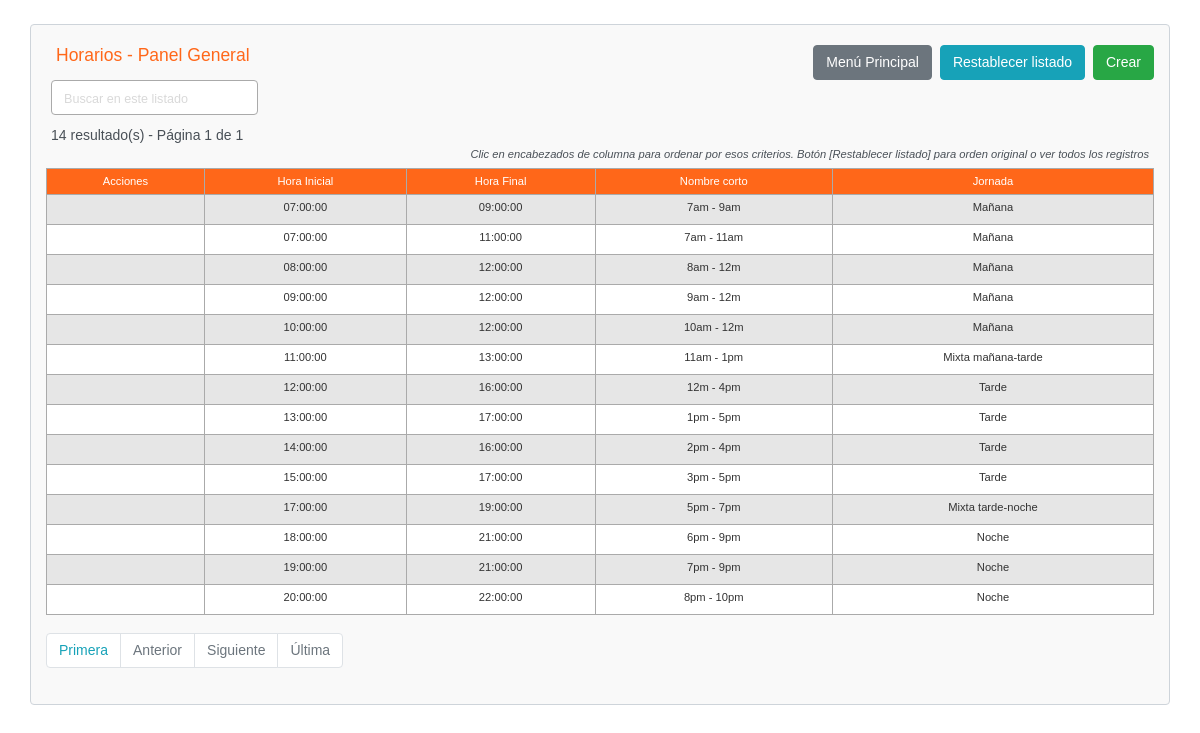
The page /app/horarios/horarios-index.php on the database its author committed.
### tables this page shows
CREATE TABLE `horarios` (
  `idHorario` int(11) NOT NULL,
  `nombreCorto` varchar(50) DEFAULT NULL,
  `horaInicial` time DEFAULT NULL,
  `horaFinal` time DEFAULT NULL,
  `jornada` tinyint(1) DEFAULT -1,
  `estado` tinyint(4) DEFAULT 1,
  `auditoria` datetime DEFAULT current_timestamp() ON UPDATE current_timestamp()
);

### app/core/config.php (called while the page is built, shortened)
<?php
$no_of_records_per_page = 15;
?>

### app/horarios/horarios-index.php (the view, shortened to what this page needs)
<!DOCTYPE html>
<html lang="es">
<head>
    <link rel="stylesheet" href="../css/bootstrap-4.5.3.min.css" rel="stylesheet">
    <link rel="stylesheet" href="../css/estilos.css" />
</head>
<body>
    <section class="pt-4">
        <div class="container-fluid index">
            <div class="row">
                <div class="col-md-12">
                    <div class="page-header clearfix">
                        <h2 class="float-left">Horarios - Panel General</h2>
                        <a href="horarios-create.php" class="btn btn-success float-right">Crear</a>
                        <a href="horarios-index.php" class="btn btn-info float-right mr-2">Restablecer listado</a>
                        <a href="../core/menu.php" class="btn btn-secondary float-right mr-2">Menú Principal</a>
                    </div>
                    <div class="form-row">
                        <form action="horarios-index.php" method="get">
                        <div class="col">
                          <input type="text" class="form-control" placeholder="Buscar en este listado" name="search">
                        </div>
                        </form>
                    </div>
                    <?php
                    require_once "../core/config.php";
                    $domain     = $_SERVER['HTTP_HOST'];
                    $script   = $_SERVER['SCRIPT_NAME'];
                    $parameters   = $_SERVER['QUERY_STRING'];
                    $protocol=strpos(strtolower($_SERVER['SERVER_PROTOCOL']),'https')
                                === FALSE ? 'http' : 'https';
                    $currenturl = $protocol . '://' . $domain. $script . '?' . $parameters;
                    if (isset($_GET['pageno'])) {
                        $pageno = $_GET['pageno'];
                    } else {
                        $pageno = 1;
                    }
                    $offset = ($pageno-1) * $no_of_records_per_page;
                    $total_pages_sql = "SELECT COUNT(*) FROM horarios";
                    $resultMSQLI = mysqli_query($linkMYSQLI,$total_pages_sql);
                    $total_rows = mysqli_fetch_array($resultMSQLI)[0];
                    $total_pages = ceil($total_rows / $no_of_records_per_page);
                    $order = 'idHorario';
                    $sortBy = array('asc', 'desc'); $sort = 'asc';
                    $sql = "SELECT * FROM horarios ORDER BY $order $sort LIMIT $offset, $no_of_records_per_page";
                    $count_pages = "SELECT * FROM horarios";
                    if(!empty($_GET['search'])) {
                        $search = ($_GET['search']);
                        $sql = "SELECT * FROM horarios
                            WHERE CONCAT (idHorario,horaInicial,horaFinal,nombreCorto,estado,auditoria)
                            LIKE '%$search%'
                            ORDER BY $order $sort
                            LIMIT $offset, $no_of_records_per_page";
                        $count_pages = "SELECT * FROM horarios
                            WHERE CONCAT (idHorario,horaInicial,horaFinal,nombreCorto,estado,auditoria)
                            LIKE '%$search%'
                            ORDER BY $order $sort";
                    }
                    else {
                        $search = "";
                    }
                    if($resultMSQLI = mysqli_query($linkMYSQLI, $sql)){
                        if(mysqli_num_rows($resultMSQLI) > 0){
                            if ($result_count = mysqli_query($linkMYSQLI, $count_pages)) {
                               $total_pages = ceil(mysqli_num_rows($result_count) / $no_of_records_per_page);
                           }
                            $number_of_results = mysqli_num_rows($result_count);
                            echo "<div class='cantidad-paginas'>" . $number_of_results . " resultado(s) - Página " . $pageno . " de " . $total_pages . "</div>";
                            echo "<p class='tip-columnas-index'>Clic en encabezados de columna para ordenar por esos criterios. Botón [Restablecer listado] para orden original o ver todos los registros</p>";
                            echo "<div class='seccion-tabla-scroll-horizontal'>";
                            echo "<table class='estilo-tabla-index table table-bordered table-striped'>";
                                echo "<thead>";
                                    echo "<tr>";
                                        echo "<th class='estilo-acciones'>Acciones</th>";
										echo "<th><a href=?search=$search&sort=&order=horaInicial&sort=$sort>Hora Inicial</th>";
										echo "<th><a href=?search=$search&sort=&order=horaFinal&sort=$sort>Hora Final</th>";
										echo "<th><a href=?search=$search&sort=&order=nombreCorto&sort=$sort>Nombre corto</th>";
                                        echo "<th><a href=?search=$search&sort=&order=jornada&sort=$sort>Jornada</th>";
                                    echo "</tr>";
                                echo "</thead>";
                                echo "<tbody>";
                                while($row = mysqli_fetch_array($resultMSQLI)){
                                    echo "<tr>";
                                    echo "<td class='centrar-columna'>";
                                        echo "<a href='horarios-read.php?idHorario=". $row['idHorario'] ."'><i class='far fa-eye'></i></a>";
                                        echo "<a href='horarios-update.php?idHorario=". $row['idHorario'] ."'><i class='far fa-edit'></i></a>";
                                        echo "<a href='horarios-delete.php?idHorario=". $row['idHorario'] ."'><i class='far fa-trash-alt'></i></a>";
                                    echo "</td>";
                                    echo "<td class='centrar-columna'>" . $row['horaInicial'] . "</td>";
                                    echo "<td class='centrar-columna'>" . $row['horaFinal'] . "</td>";
                                    echo "<td class='centrar-columna'>" . $row['nombreCorto'] . "</td>";
                                    echo "<td class='centrar-columna'>";
                                        if ($row['jornada'] == 1) { echo 'Mañana'; }
                                        else if ($row['jornada'] == 2) { echo 'Tarde'; }
                                        else if ($row['jornada'] == 3) { echo 'Noche'; }
                                        else if ($row['jornada'] == 4) { echo 'Mixta mañana-tarde'; }
                                        else if ($row['jornada'] == 5) { echo 'Mixta tarde-noche'; }
                                        else if ($row['jornada'] == 6) { echo 'Completa'; }
                                        else if ($row['jornada'] == -1) { echo 'Sin asignar'; }
                                        else { echo 'Sin asignar'; }
                                echo "</tr>";
                                }
                                echo "</tbody>";
                            echo "</table>";
                            echo "</div>";
?>
                                <ul class="pagination" align-right>
                                <?php
                                    $new_url = preg_replace('/&?pageno=[^&]*/', '', $currenturl);
                                 ?>
                                    <li class="page-item"><a class="page-link" href="<?php echo $new_url .'&pageno=1' ?>">Primera</a></li>
                                    <li class="page-item <?php if($pageno <= 1){ echo 'disabled'; } ?>">
                                        <a class="page-link" href="<?php if($pageno <= 1){ echo '#'; } else { echo $new_url ."&pageno=".($pageno - 1); } ?>">Anterior</a>
                                    </li>
                                    <li class="page-item <?php if($pageno >= $total_pages){ echo 'disabled'; } ?>">
                                        <a class="page-link" href="<?php if($pageno >= $total_pages){ echo '#'; } else { echo $new_url . "&pageno=".($pageno + 1); } ?>">Siguiente</a>
                                    </li>
                                    <li class="page-item <?php if($pageno >= $total_pages){ echo 'disabled'; } ?>">
                                        <a class="page-item"><a class="page-link" href="<?php echo $new_url .'&pageno=' . $total_pages; ?>">Última</a>
                                    </li>
                                </ul>
<?php
                        } else{
                            echo "<p class='lead sin-registros'><em>No se encontraron coincidencias.</em></p>";
                        }
                    } else{
                        echo "ERROR: No fue posible ejecutar $sql. " . mysqli_error($linkMYSQLI);
                    }
                    ?>
                </div>
            </div>
        </div>
    </section>
</body>
</html>

### app/css/estilos.css (style rules this page uses)
body { background-color: white; margin: 0; font-family: "Muli", sans-serif; font-size: 14px; color: #495057; }
table.estilo-tabla-index { border: 1px solid #aaaaaa; background-color: #f2f2f2; width: 100%; text-align: left; border-collapse: collapse; margin-bottom: 3px; }
table.estilo-tabla-index td, table.estilo-tabla-index th { border: 1px solid #aaaaaa; padding: 4px 3px; }
table.estilo-tabla-index tbody td { font-size: 0.8em; color: #333333; }
table.estilo-tabla-index tr:nth-child(even) { background: #ffffff; }
table.estilo-tabla-index thead { background: #ff6719; border-bottom: 0px solid #444444; }
table.estilo-tabla-index thead th { font-size: 0.8em; font-weight: normal; color: #ffffff; text-align: center; border-left: 0px solid #aaaaaa; }
table.estilo-tabla-index thead th:first-child { border-left: none; }
table.estilo-tabla-index thead a { padding: 2px 2px; color: #ffffff; text-decoration: none; }
.page-header h2 { margin-top: 0; }
.estilo-acciones { color: #000000; text-decoration: none; }
input[name="search"]::placeholder { opacity: 1; color: #d9d9d9; font-size: 0.9em; }
input.form-control, input.solo-lectura { background-color: #FFFFEE; border-color: #AAAAAA; }
input[name="search"] { background-color: #FFFFFF; }
.btn { font-size: 1em; }
.page-item, .page-link { font-size: 1em; color: #17a2b8; }
h2.float-left { font-size: 1.5em; padding-left: 10px; }
form div.col { padding-left: 10px; padding-right: 0px; }
.centrar-columna { text-align: center; }
ul.pagination { margin-top: 15px; }
div.page-header h1, div.page-header h2 { font-size: 1.25em; }
input.btn.btn-primary, input.btn.btn-danger, a.btn.btn-primary, a.btn.btn-secondary { margin-top: 20px; }
a.btn.btn-secondary.float-right.mr-2 { margin-top: 0px; }
div.container-fluid { background-color: #F9F9F9; width: 40%; padding: 20px; margin-bottom: 48px; border: 1px; border-radius: 0.25rem; border: 1px solid #ced4da; }
div.container-fluid.index { width: 95%; padding-right: 15px; padding-left: 15px; margin-right: auto; margin-left: auto; }
div.page-header h2, div.page-header h1 { background-color: #ff6719; color: white; padding: 10px; }
div.page-header.clearfix h2, div.page-header.clearfix h1 { background-color: #F9F9F9; color: #ff6719; padding-top: 0px; padding-bottom: 0px; }
.tip-columnas-index { text-align: right; margin-right: 5px; margin-top: 0px; margin-bottom: 0px; margin-left: 0px; font-style: italic; font-size: 0.8em; }
.seccion-tabla-scroll-horizontal { overflow: auto; white-space: nowrap; margin-top: 5px; }
.cantidad-paginas { margin-top: 10px; margin-left: 5px; }
.form-control { font-size: 1em !important; }
body { -webkit-animation: fake 1s infinite; animation: fake 1s infinite; }

### rows shown on the page
horarios: horaInicial "07:00:00", horaFinal "09:00:00", nombreCorto "7am - 9am", jornada "Mañana"
horarios: horaInicial "07:00:00", horaFinal "11:00:00", nombreCorto "7am - 11am", jornada "Mañana"
horarios: horaInicial "08:00:00", horaFinal "12:00:00", nombreCorto "8am - 12m", jornada "Mañana"
horarios: horaInicial "09:00:00", horaFinal "12:00:00", nombreCorto "9am - 12m", jornada "Mañana"
horarios: horaInicial "10:00:00", horaFinal "12:00:00", nombreCorto "10am - 12m", jornada "Mañana"
horarios: horaInicial "11:00:00", horaFinal "13:00:00", nombreCorto "11am - 1pm", jornada "Mixta mañana-tarde"
horarios: horaInicial "12:00:00", horaFinal "16:00:00", nombreCorto "12m - 4pm", jornada "Tarde"
horarios: horaInicial "13:00:00", horaFinal "17:00:00", nombreCorto "1pm - 5pm", jornada "Tarde"
horarios: horaInicial "14:00:00", horaFinal "16:00:00", nombreCorto "2pm - 4pm", jornada "Tarde"
horarios: horaInicial "15:00:00", horaFinal "17:00:00", nombreCorto "3pm - 5pm", jornada "Tarde"
horarios: horaInicial "17:00:00", horaFinal "19:00:00", nombreCorto "5pm - 7pm", jornada "Mixta tarde-noche"
horarios: horaInicial "18:00:00", horaFinal "21:00:00", nombreCorto "6pm - 9pm", jornada "Noche"
horarios: horaInicial "19:00:00", horaFinal "21:00:00", nombreCorto "7pm - 9pm", jornada "Noche"
horarios: horaInicial "20:00:00", horaFinal "22:00:00", nombreCorto "8pm - 10pm", jornada "Noche"

### other values the page prints
$number_of_results "14"
$pageno "1"
$total_pages "1"
